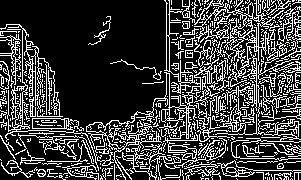
#> input picture output1.jpg, 301 x 180 px
$ python '边缘检测4.py'
#> lines starting #> are read from the running program, lines starting #| are printed output that depends on the picture; after the words box and inside, x2 and y2 are one past the last pixel; in counts of white or black regions, pixels touching at a corner belong together
import cv2
import numpy as np

# Load image
img = cv2.imread('output1.jpg')
#> img is the input picture: shape (180, 301, 3); min 0, max 255, mean 62.2

# Convert to grayscale and binarize
gray = cv2.cvtColor(img, cv2.COLOR_BGR2GRAY)
_, thresh = cv2.threshold(gray, 0, 255, cv2.THRESH_BINARY_INV+cv2.THRESH_OTSU)
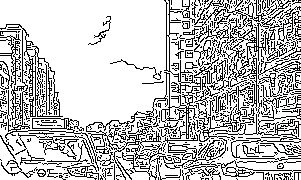
#> thresh: shape (180, 301); 75.7% white; black in thin lines or dots

# Find contours
contours, _ = cv2.findContours(
    thresh, cv2.RETR_EXTERNAL, cv2.CHAIN_APPROX_SIMPLE)
#> contours = 21 contours, 19 with area under 20; largest, box (x1, y1, x2, y2) and area: (0, 0, 301, 180) 51804, (183, 0, 189, 6) 25

# Fill contours on black mask image
mask = np.zeros_like(img)
for contour in contours:
    cv2.fillPoly(mask, [contour], (255, 255, 255))
#> this loop made 21 passes
#> contour on passes 1 to 12: [[206, 179], [207, 179]], [[101, 179]], [[299, 173], [299, 179], [300, 179], [300, 173]], [[295, 173], [295, 179], [297, 179], [297, 173]], [[0, 116]], [[300, 112], [300, 113]], [[300, 110]], [[297, 105], [297, 106], [300, 106], [300, 105]], [[298, 98], [300, 98]], [[298, 69]], [[300, 68], [300, 69]], [[0, 68]]
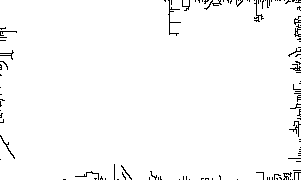
#> mask: shape (180, 301, 3); 98% white; black in thin lines or dots

# Merge the mask and the original image
output = cv2.addWeighted(img, 0.7, mask, 0.3, 0)
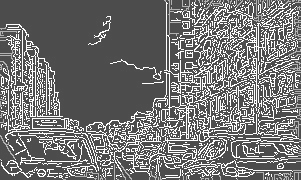
#> output: shape (180, 301, 3); min 76, max 255, mean 118.2

# Save output image
cv2.imwrite('output.png', output)
